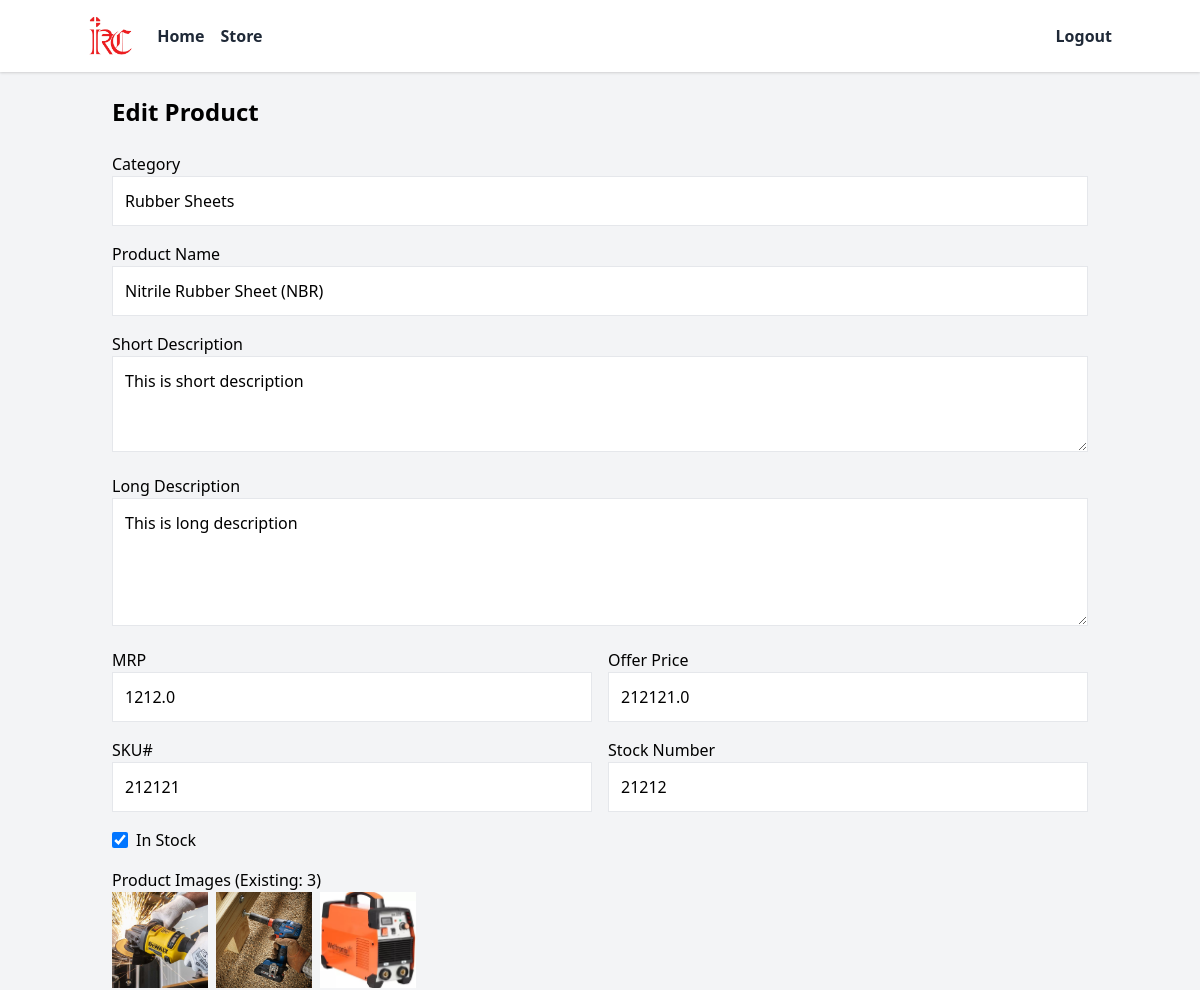
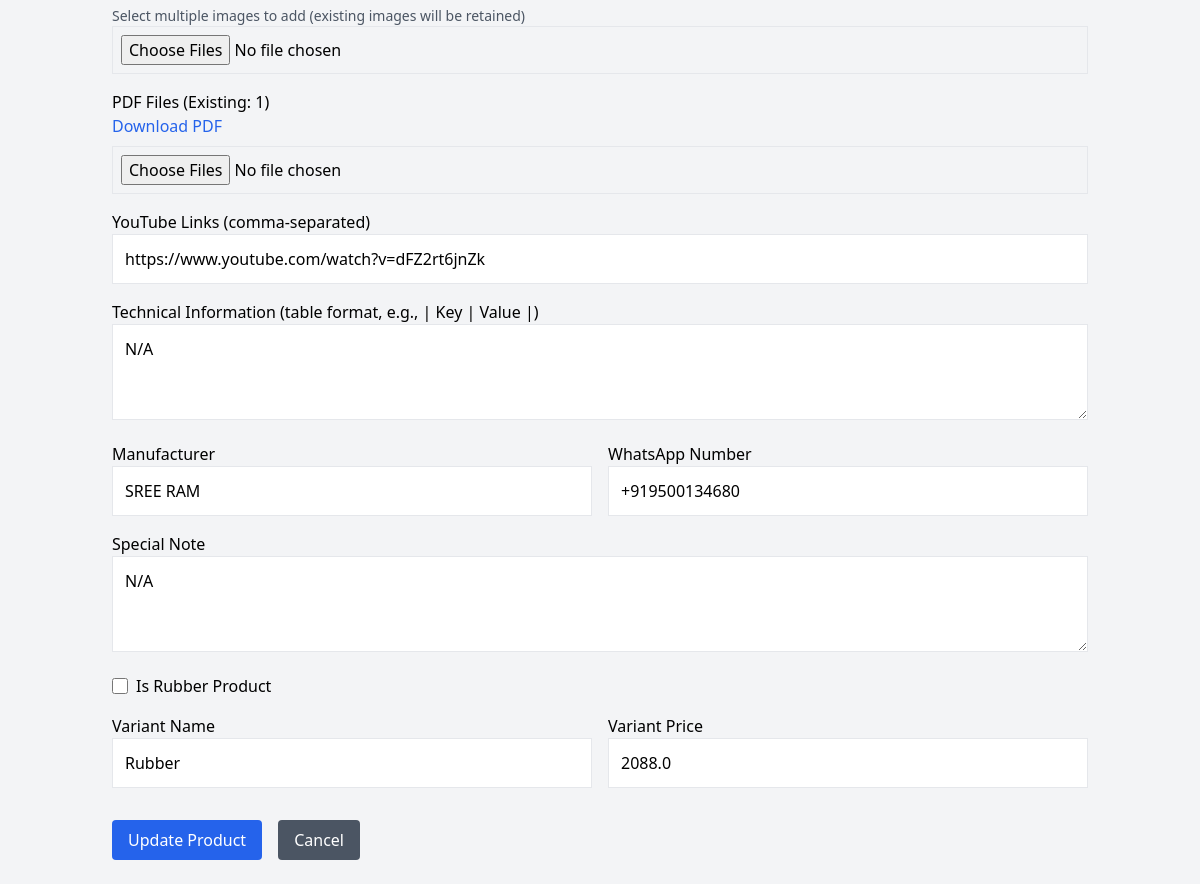
Page /edit/1 (signed in) on the committed database (2 pictures, top to bottom).
### app.py (models this page shows, shortened)
class Product(db.Model):
    id = db.Column(db.Integer, primary_key=True)
    category = db.Column(db.String(100))
    product_name = db.Column(db.String(200))
    short_description = db.Column(db.Text)
    long_description = db.Column(db.Text)
    mrp = db.Column(db.Float)
    offer_price = db.Column(db.Float)
    sku = db.Column(db.String(50))
    in_stock = db.Column(db.Boolean, default=True)
    stock_number = db.Column(db.Integer)
    download_pdfs = db.Column(db.Text)
    product_image_urls = db.Column(db.Text)
    youtube_links = db.Column(db.Text)
    technical_information = db.Column(db.Text)
    manufacturer = db.Column(db.String(200))
    special_note = db.Column(db.Text)
    whatsapp_number = db.Column(db.String(20))
    is_rubber = db.Column(db.Boolean, default=False)
    rubber_density = db.Column(db.Float, nullable=True)
    rubber_height = db.Column(db.Float, nullable=True)
    rubber_length = db.Column(db.Float, nullable=True)
    rubber_thickness = db.Column(db.Float, nullable=True)
    rubber_description = db.Column(db.Text, nullable=True)
    variant_name = db.Column(db.String(50))  # Changed from variant to variant_name
    variant_price = db.Column(db.Float, nullable=True)  # Added variant_price

### app.py (the view)
    def wrap(*args, **kwargs):
        if 'user_id' not in session:
            return redirect(url_for('login'))
        return f(*args, **kwargs)

### app.py (called while the page is built, shortened)
def login_required(f):
    def wrap(*args, **kwargs):
        if 'user_id' not in session:
            return redirect(url_for('login'))
        return f(*args, **kwargs)
    wrap.__name__ = f.__name__
    return wrap

@app.route('/edit/<int:product_id>', methods=['GET', 'POST'])
@login_required
def edit_product_ui(product_id):
    product = Product.query.get_or_404(product_id)
    return render_template('edit_product.html', product=product)

### templates/edit_product.html (shortened to what this page needs)
<!DOCTYPE html>
<html lang="en">
<head>
    <link rel="stylesheet" href="https://cdn.jsdelivr.net/npm/tailwindcss@2.2.19/dist/tailwind.min.css">
</head>
<body class="bg-gray-100">
    <nav class="bg-white text-gray-800 shadow p-4">
        <div class="container mx-auto flex flex-col sm:flex-row justify-between items-center space-y-4 sm:space-y-0">
            <div class="flex flex-col sm:flex-row items-center space-y-2 sm:space-y-0 sm:space-x-6">
                <img src="{{ url_for('static', filename='images/d1ac29d9-3a91-478e-8cbf-130a3ee321c7.jpeg') }}"
                    alt="Logo" class="h-8 sm:h-10 w-auto">
                <div class="flex space-x-4">
                    <a href="/" class="hover:text-blue-600 font-semibold text-sm sm:text-base">Home</a>
                    <a href="/store" class="hover:text-blue-600 font-semibold text-sm sm:text-base">Store</a>
                </div>
            </div>
            <div class="flex space-x-4">
                {% if session.user_id %}
                <a href="/logout" class="hover:text-red-600 font-semibold text-sm sm:text-base">Logout</a>
                {% else %}
                <a href="/login" class="hover:text-blue-600 font-semibold text-sm sm:text-base">Login</a>
                <a href="/register" class="hover:text-green-600 font-semibold text-sm sm:text-base">Register</a>
                {% endif %}
            </div>
        </div>
    </nav>
    <div class="container mx-auto p-4 sm:p-6">
        <h1 class="text-xl sm:text-2xl font-bold mb-4 sm:mb-6">Edit Product</h1>
        <form method="POST" enctype="multipart/form-data" class="space-y-3 sm:space-y-4">
            <div>
                <label for="category" class="block text-sm sm:text-base">Category</label>
                <input type="text" id="category" name="category" value="{{ product.category }}"
                    class="w-full border p-2 sm:p-3 text-sm sm:text-base" required>
            </div>
            <div>
                <label for="product_name" class="block text-sm sm:text-base">Product Name</label>
                <input type="text" id="product_name" name="product_name" value="{{ product.product_name }}"
                    class="w-full border p-2 sm:p-3 text-sm sm:text-base" required>
            </div>
            <div>
                <label for="short_description" class="block text-sm sm:text-base">Short Description</label>
                <textarea id="short_description" name="short_description"
                    class="w-full border p-2 sm:p-3 text-sm sm:text-base h-20 sm:h-24">{{ product.short_description }}</textarea>
            </div>
            <div>
                <label for="long_description" class="block text-sm sm:text-base">Long Description</label>
                <textarea id="long_description" name="long_description"
                    class="w-full border p-2 sm:p-3 text-sm sm:text-base h-24 sm:h-32">{{ product.long_description }}</textarea>
            </div>
            <div class="grid grid-cols-1 sm:grid-cols-2 gap-3 sm:gap-4">
                <div>
                    <label for="mrp" class="block text-sm sm:text-base">MRP</label>
                    <input type="number" id="mrp" name="mrp" step="0.01" value="{{ product.mrp }}"
                        class="w-full border p-2 sm:p-3 text-sm sm:text-base" required>
                </div>
                <div>
                    <label for="offer_price" class="block text-sm sm:text-base">Offer Price</label>
                    <input type="number" id="offer_price" name="offer_price" step="0.01"
                        value="{{ product.offer_price }}" class="w-full border p-2 sm:p-3 text-sm sm:text-base"
                        required>
                </div>
            </div>
            <div class="grid grid-cols-1 sm:grid-cols-2 gap-3 sm:gap-4">
                <div>
                    <label for="sku" class="block text-sm sm:text-base">SKU#</label>
                    <input type="text" id="sku" name="sku" value="{{ product.sku }}"
                        class="w-full border p-2 sm:p-3 text-sm sm:text-base" required>
                </div>
                <div>
                    <label for="stock_number" class="block text-sm sm:text-base">Stock Number</label>
                    <input type="number" id="stock_number" name="stock_number" value="{{ product.stock_number }}"
                        class="w-full border p-2 sm:p-3 text-sm sm:text-base" required>
                </div>
            </div>
            <div class="flex items-center space-x-2">
                <input type="checkbox" id="in_stock" name="in_stock" {% if product.in_stock %}checked{% endif %}
                    class="w-4 h-4">
                <label for="in_stock" class="text-sm sm:text-base">In Stock</label>
            </div>
            <div>
                <label for="images" class="block text-sm sm:text-base">Product Images (Existing: {{
                    product.product_image_urls.split(',')|length if product.product_image_urls else 0 }})</label>
                {% if product.product_image_urls %}
                <div class="flex flex-wrap gap-2 mb-2">
                    {% for image_url in product.product_image_urls.split(',') %}
                    <img src="{{ url_for('serve_uploaded_file', filename=image_url.split('/')[-1]) }}"
                        alt="Product Image" class="w-16 h-16 sm:w-24 sm:h-24 object-cover">
                    {% endfor %}
                </div>
                <p class="text-xs sm:text-sm text-gray-600">Select multiple images to add (existing images will be
                    retained)</p>
                {% else %}
                <p class="text-xs sm:text-sm text-gray-600">No existing images</p>
                {% endif %}
                <input type="file" id="images" name="images" multiple accept="image/*"
                    class="w-full border p-2 text-sm sm:text-base">
            </div>
            <div>
                <label for="pdfs" class="block text-sm sm:text-base">PDF Files (Existing: {{
                    product.download_pdfs.split(',')|length if
                    product.download_pdfs else 0 }})</label>
                {% if product.download_pdfs %}
                <div class="flex flex-col space-y-1 sm:space-y-2 mb-2">
                    {% for pdf in product.download_pdfs.split(',') %}
                    <a href="{{ url_for('serve_uploaded_file', filename=pdf.split('/')[-1]) }}" target="_blank"
                        class="text-blue-600 text-sm sm:text-base">Download PDF</a>
                    {% endfor %}
                </div>
                {% endif %}
                <input type="file" id="pdfs" name="pdfs" multiple accept=".pdf"
                    class="w-full border p-2 text-sm sm:text-base">
            </div>
            <div>
                <label for="youtube_links" class="block text-sm sm:text-base">YouTube Links (comma-separated)</label>
                <input type="text" id="youtube_links" name="youtube_links" value="{{ product.youtube_links }}"
                    class="w-full border p-2 sm:p-3 text-sm sm:text-base">
            </div>
            <div>
                <label for="technical_information" class="block text-sm sm:text-base">Technical Information (table
                    format, e.g., | Key |
                    Value |)</label>
                <textarea id="technical_information" name="technical_information"
                    class="w-full border p-2 sm:p-3 text-sm sm:text-base h-20 sm:h-24">{{ product.technical_information }}</textarea>
            </div>
            <div class="grid grid-cols-1 sm:grid-cols-2 gap-3 sm:gap-4">
                <div>
                    <label for="manufacturer" class="block text-sm sm:text-base">Manufacturer</label>
                    <input type="text" id="manufacturer" name="manufacturer" value="{{ product.manufacturer }}"
                        class="w-full border p-2 sm:p-3 text-sm sm:text-base">
                </div>
                <div>
                    <label for="whatsapp_number" class="block text-sm sm:text-base">WhatsApp Number</label>
                    <input type="text" id="whatsapp_number" name="whatsapp_number" value="{{ product.whatsapp_number }}"
                        class="w-full border p-2 sm:p-3 text-sm sm:text-base">
                </div>
            </div>
            <div>
                <label for="special_note" class="block text-sm sm:text-base">Special Note</label>
                <textarea id="special_note" name="special_note"
                    class="w-full border p-2 sm:p-3 text-sm sm:text-base h-20 sm:h-24">{{ product.special_note }}</textarea>
            </div>
            <div class="flex items-center space-x-2">
                <input type="checkbox" id="is_rubber" name="is_rubber" {% if product.is_rubber %}checked{% endif %}
                    onchange="toggleRubberFields()" class="w-4 h-4">
                <label for="is_rubber" class="text-sm sm:text-base">Is Rubber Product</label>
            </div>
            <div class="grid grid-cols-1 sm:grid-cols-2 gap-3 sm:gap-4">
                <div>
                    <label for="variant_name" class="block text-sm sm:text-base">Variant Name</label>
                    <input type="text" id="variant_name" name="variant_name"
                        value="{{ product.variant_name if product.variant_name else '' }}"
                        class="w-full border p-2 sm:p-3 text-sm sm:text-base">
                </div>
                <div>
                    <label for="variant_price" class="block text-sm sm:text-base">Variant Price</label>
                    <input type="number" id="variant_price" name="variant_price" step="0.01"
                        value="{{ product.variant_price if product.variant_price else '' }}"
                        class="w-full border p-2 sm:p-3 text-sm sm:text-base">
                </div>
            </div>
            <div class="flex flex-col sm:flex-row space-y-2 sm:space-y-0 sm:space-x-4 pt-4">
                <button type="submit"
                    class="bg-blue-600 text-white px-4 py-2 rounded text-sm sm:text-base w-full sm:w-auto">Update
                    Product</button>
                <a href="/"
                    class="bg-gray-600 text-white px-4 py-2 rounded text-center text-sm sm:text-base w-full sm:w-auto">Cancel</a>
            </div>
        </form>
    </div>
</body>
</html>

### rows in the picture
Product: category "Rubber Sheets", product_name "Nitrile Rubber Sheet (NBR)", short_description "This is short description", long_description "This is long description", mrp "1212.0", offer_price "212121.0", sku "212121", stock_number "21212", in_stock "☑", youtube_links "https://www.youtube.com/watch?v=dFZ2rt6jnZk", technical_information "N/A", manufacturer "SREE RAM", whatsapp_number "+919500134680", special_note "N/A", variant_name "Rubber", variant_price "2088.0"
